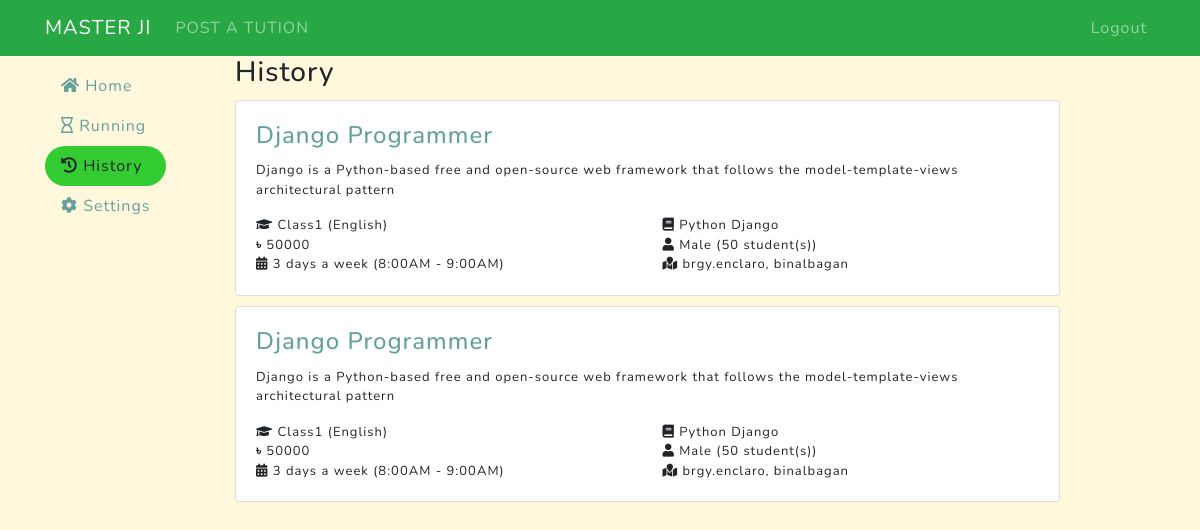
Page /client/history/ (signed in) on the committed database.
### tuition/models.py (models this page shows, shortened)
class Ad(models.Model):
    ad_time = models.DateTimeField(auto_now=True, verbose_name='Ad time')
    title = models.CharField(max_length=1000, null=False, verbose_name='Title')
    description = models.TextField(verbose_name='Description')
    subjects = models.CharField(max_length=1000, null=False, verbose_name='Subjects')
    type = models.CharField(max_length=200, null=False, verbose_name='Type')
    grade = models.CharField(max_length=200, null=False, verbose_name='Class')
    gender = models.CharField(max_length=20, verbose_name='Gender')
    pref_gender = models.CharField(max_length=20, verbose_name='Preferred Gender')
    std_count = models.IntegerField(verbose_name='Student Count')
    time = models.CharField(max_length=200, verbose_name='Teaching Time')
    days = models.IntegerField(null=False, verbose_name='How many days a week')
    location = models.CharField(max_length=1000, null=False, verbose_name='Location')
    salary = models.IntegerField(null=False, verbose_name='Monthly Salary')
    client = models.ForeignKey(User, on_delete=models.CASCADE)
    taken = models.BooleanField(default=False, verbose_name='Taken')  # Whether the job is taken
    timeout = models.DateTimeField(null=False, verbose_name='Run This Ad Until')  # The Ad will be available until that time

### client/decorators.py (the view)
    def wrapper(request, *args, **kwargs):
        decorated_view_func = login_required(request)
        if not decorated_view_func.user.is_authenticated:
            messages.warning(request, 'Please login first')
            return redirect('login-page')
        if not request.user.is_client:
            return redirect('home-page')
        else:
            return function(request, *args, **kwargs)

### client/views.py (called while the page is built)
@client_required
def history(request):
    archived_list = []
    archived_jobs = Assignee.objects.filter(to_date__lte=timezone.now(), ad__client=request.user)
    for obj in archived_jobs:
        archived_list.append(obj.ad)
    timed_out_ads = Ad.objects.filter(timeout__lte=timezone.now(), taken=False, client=request.user)
    for obj in timed_out_ads:
        archived_list.append(obj)
    return render(request, 'client/history.html', context={
        'feed_archive': get_feed_list(request, archived_list),
        'client_history': 'active',
        'show_feedback': True,
        'display_url': True,
        'show_assignee': True,
        'whos_feedback': 'Your',
    })

def get_feed(request, ad):
    _feedback = ClientFeedback.objects.filter(ad=ad)
    return {
        'ad': ad,
        'pk': ad.pk,
        'title': ad.title,
        'description': ad.description,
        'grade': ad.grade,
        'type': ad.type,
        'subjects': ad.subjects,
        'salary': ad.salary,
        'gender': ad.gender,
        'std_count': ad.std_count,
        'days': ad.days,
        'time': ad.time,
        'location': ad.location,
        'client': ad.client,
        'proposals': ad.proposal_set.count(),
        'feedback': _feedback[0] if _feedback.exists() else False,
    }

def get_feed_list(request, ads):
    ad_list = []
    for ad in ads:
        ad_list.append(get_feed(request, ad))
    return ad_list

### client/templates/client/history.html
{% extends 'client/base_client.html' %}
{% block content %}
    <div class="history">
      <h3>History</h3>
      {% if feed_archive|length %}
      {% for feed in feed_archive %}
        {% include 'client/single_ad.inc.html' %}
      {% endfor %}
      {% else %}
        <p>No history found.</p>
      {% endif %}
    </div>
{% endblock %}

### client/templates/client/single_ad.inc.html (shortened to what this page needs)
{% if feed.proposals and show_applicant_number %}
<div class="ad border-info card" style="border-top-width: thick;">
  <div class="bg-info card-text text-light" style="padding: 0 10px;">
    {{ feed.proposals }} applicant(s)
  </div>
{% else %}
<div class="ad card">
{% endif %}
  <div class="card-body">
    <h4 class="card-title">
    {% if display_url %}
        <a class="card-link" href="{% url 'client-applicants' feed.pk %}">{{ feed.title }}</a>
    {% else %}
        {{ feed.title }}
    {% endif %}
    </h4>
    <p class="card-text">{{ feed.description }}</p>
    <div class="row">
      <div class="col-md-6" title="Class and medium"><i class="fa fa-graduation-cap"></i> {{ feed.grade }} ({{ feed.type }})</div>
      <div class="col-md-6" title="Subjects"><i class="fa fa-book"></i> {{ feed.subjects }}</div>
    </div>
    <div class="row">
      <div class="col-md-6" title="Monthly salary"><i class="fa">৳</i> {{ feed.salary }}</div>
      <div class="col-md-6" title="Student gender and count"><i class="fa fa-user"></i> {{ feed.gender }} ({{ feed.std_count }} student(s))</div>
    </div>
    <div class="row">
      <div class="col-md-6" title="Date and time">
        <i class="fa fa-calendar-alt"></i>
        {{ feed.days }} days a week
        {% if feed.time %}
            ({{ feed.time }})
        {% endif %}
      </div>
      <div class="col-md-6" title="Location"><i class="fa fa-map-marked"></i> {{ feed.location }}</div>
    </div>
  </div>
</div>

### rows in the picture
Ad: title "Django Programmer", description "Django is a Python-based free and open-source web framework that follows the model-template-views architectural pattern", grade "Class1", type "English", subjects "Python Django", salary "50000", gender "Male", std_count "50", days "3", time "8:00AM - 9:00AM", location "brgy.enclaro, binalbagan"
